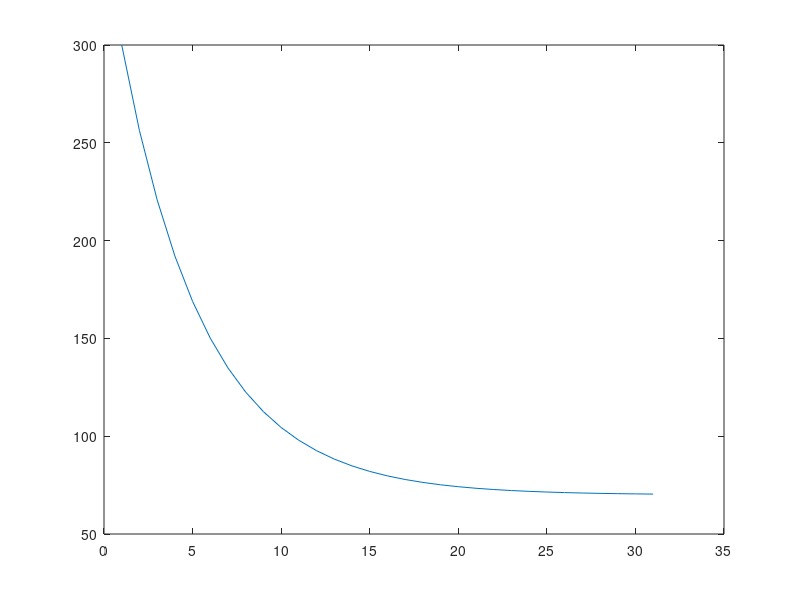

Here is the MATLAB script that generated this plot:
clear all;
clc;
k=-0.19018;
p=1;
t(1)=300;
for i=1:1000
    t(i+1)=t(i)*(p*k+1)-70*p*k;
    if(abs(70-t(i+1))<0.5)
        disp('la temperatura llega a 70 grados en');
        tiempo=i+1;
        disp(tiempo);disp('minutos');
        break;
    end
end
plot(t);
